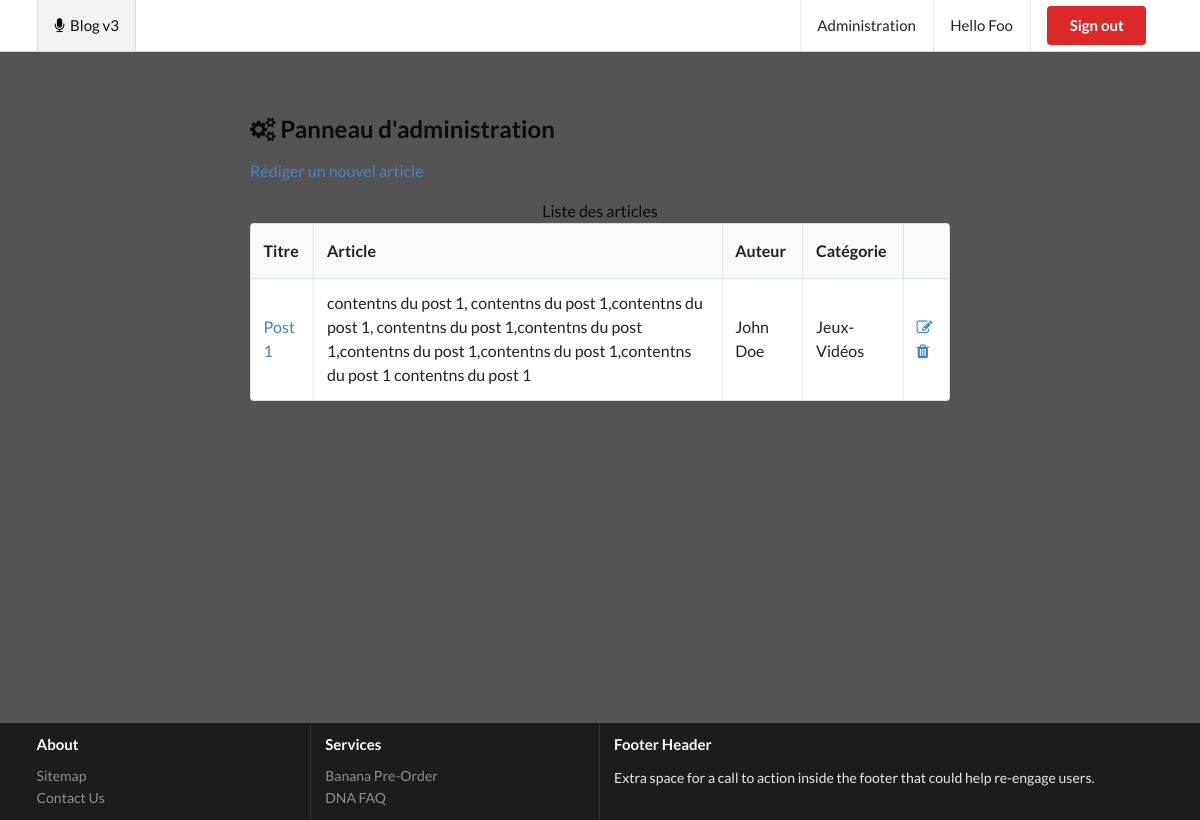
Page /controllers/admin.php (signed in) on the committed database.
### tables this page shows
CREATE TABLE `Post` (
  `Id` smallint(5) UNSIGNED NOT NULL,
  `Title` varchar(100) NOT NULL,
  `Contents` text NOT NULL,
  `CreationTimestamp` datetime NOT NULL,
  `Author_Id` tinyint(3) UNSIGNED DEFAULT NULL,
  `Category_Id` tinyint(3) UNSIGNED DEFAULT NULL
);

CREATE TABLE `Author` (
  `Id` tinyint(3) UNSIGNED NOT NULL,
  `FirstName` varchar(50) NOT NULL,
  `LastName` varchar(50) NOT NULL
);

CREATE TABLE `Category` (
  `Id` tinyint(3) UNSIGNED NOT NULL,
  `Name` varchar(40) NOT NULL
);

### controllers/admin.php (called while the page is built, shortened)
<?php
require_once '../conf/Database.php';
$db = new Database();
$query =
'SELECT
        Post.Id,
        Title,
        Contents,
        CreationTimestamp,
        FirstName,
        LastName,
        Category.Name AS Category_Name
    FROM
        Post
    INNER JOIN
        Author
    ON
        Post.Author_Id = Author.Id
    INNER JOIN
        Category
    ON
        Post.Category_Id = Category.Id
    ORDER BY
        CreationTimestamp DESC
';
$posts = $db->findAll($query, []);
include '../layout.phtml';

### conf/Database.php (called while the page is built, shortened)
<?php
class Database
{
	public static $_instance;
	public function __construct()
	{
		try {
			if (self::$_instance === null) {
				self::$_instance = new PDO(
					'mysql:host=localhost;dbname=blog;charset=UTF8',
					'root',
					'troiswa',
					[
						PDO::ATTR_ERRMODE => PDO::ERRMODE_EXCEPTION,
						PDO::ATTR_DEFAULT_FETCH_MODE => PDO::FETCH_ASSOC
					]
				);
				self::$_instance->exec('SET NAMES utf8mb4 COLLATE utf8mb4_general_ci');
			}
		} catch (PDOException $e) {
			echo "Message d'erreur : $e->getMessage() /n Code erreur : $e->getCode()";
		}
	}
	public function findAll($sql, array $criteria = array())
	{
		$query = self::$_instance->prepare($sql);
		$query->execute($criteria);
		return $query->fetchAll();
	}
}

### templates/admin.phtml (the view)
<h2><i class="fa fa-cogs"></i> Panneau d'administration</h2>
<nav>
    <a href="../controllers/add_post.php">Rédiger un nouvel article</a>
</nav>
<table class="ui celled striped table">
    <caption>Liste des articles</caption>
    <thead>
        <tr>
            <th>Titre</th>
            <th>Article</th>
            <th>Auteur</th>
            <th>Catégorie</th>
            <th></th>
        </tr>
    </thead>
    <tbody>
        <?php foreach ($posts as $post): ?>
            <tr>
                <td><a href="../controllers/show_post.php?id=<?=intval($post['Id'])?>"><?=htmlspecialchars($post['Title'])?></a></td>
                <td><?=substr(htmlspecialchars($post['Contents']), 0, 200)?></td>
                <td><?=htmlspecialchars($post['FirstName'])?> <?=htmlspecialchars($post['LastName'])?></td>
                <td><?=htmlspecialchars($post['Category_Name'])?></td>
                <td>
                    <a class="edit" href="../controllers/edit_post.php?id=<?=intval($post['Id'])?>"><i class="fa fa-edit"></i></a>
                    <a class="remove" href="../controllers/delete.php?table=post&id=<?=intval($post['Id'])?>"><i class="fa fa-trash"></i></a>
                </td>
            </tr>
        <?php endforeach?>
    </tbody>
</table>

### css/style.css (style rules this page uses)
body { overflow: hidden; }

### rows in the picture
post: Title "Post 1", Contents "contentns du post 1, contentns du post 1,contentns du post 1, contentns du post 1,contentns du post 1,contentns du post 1,contentns du post 1,contentns du post 1 contentns du post 1", Author_Id.FirstName "John", Author_Id.LastName "Doe", Category_Id.Name "Jeux-Vidéos"

### other values in the picture
$_SESSION['user']['name'] "Foo"
